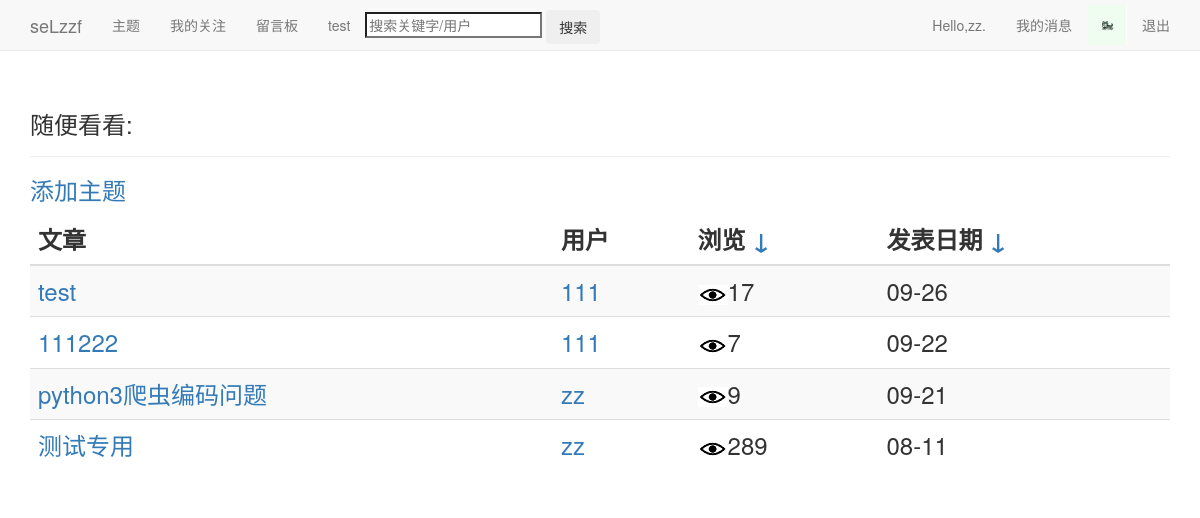
/index/ (signed in), run on an earlier commit of the app's database.
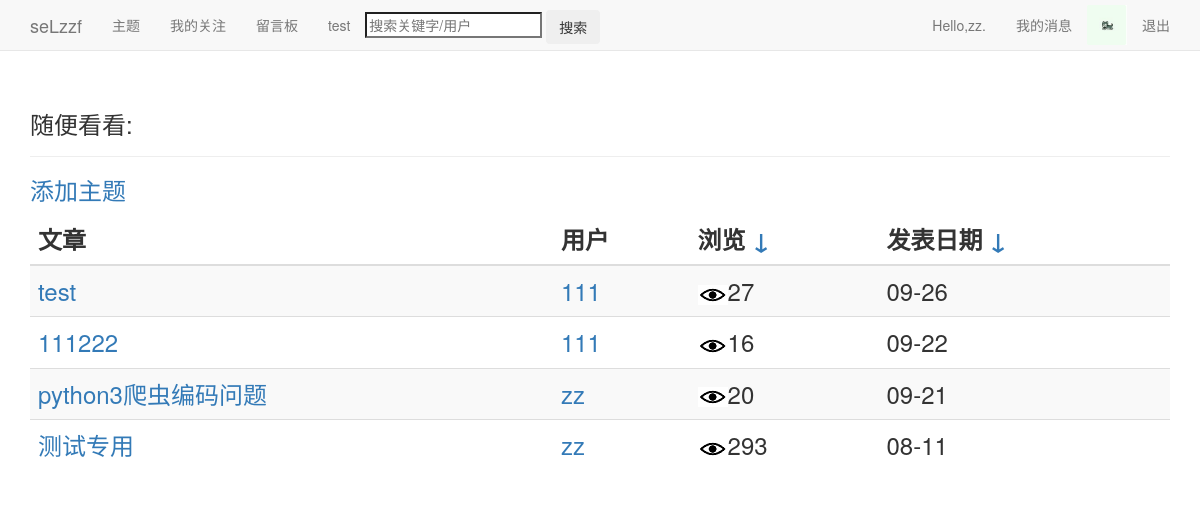
And on a later commit of the database.
### users/models.py (models this page shows, shortened)
class Userinfo(models.Model):
	user=models.OneToOneField(User)
	pic=models.ImageField(upload_to='images',default='images/default.jpg',verbose_name='头像',blank=True)
	sex=models.CharField('性别',max_length=2,choices=(
	('男','♂'),('女','♀')),blank=True)
	birthday=models.DateField('生日',default='2000-01-01',blank=True)
	school=models.TextField('学校',max_length=50,default='暂未设置所在学校')
	autograph=models.TextField('个性签名',max_length=50,default='暂未设置个性签名')

### blogs/models.py (models this page shows, shortened)
class Theme(models.Model):
	owner=models.ForeignKey(User)
	title=models.CharField('标题',max_length=20)
	date_added=models.DateTimeField(auto_now_add=True)
	设为私密=models.BooleanField(default=False)
	views=models.PositiveIntegerField(default=0)
	praises=models.PositiveIntegerField(default=0)

### blogs/views.py (the view)
# urls.py: url(r'^index/$',views.index,name='index'),
@login_required
def index(request):
	try:
		sort=request.GET['sort']
		themes=Theme.objects.filter(设为私密=False).order_by('-'+sort)
	except:
		themes=Theme.objects.filter(设为私密=False).order_by('-date_added')
	page_user=request.user
	request_userinfo=Userinfo.objects.get(user=page_user)
	context={'themes':themes,'page_user':page_user,'request_userinfo':request_userinfo}
	return render(request,'blogs/index.html',context)

### blogs/templates/blogs/index.html
{% extends "blogs/base.html" %}
{% load static %}
{% block header %}
  <h3>随便看看:</h3>
{% endblock header %}
{% block content %}
<div><h3>
  <table class='table table-hover table-striped'>
    <thead>
	  <tr>
	    <th>文章</th>
		<th>用户</th>
		<th>浏览&nbsp<a href="?sort=views">↓</a></th>
		<th>发表日期&nbsp<a href="?sort=date_added">↓</a></th>
	  </tr>
	</thead>
	<tbody>
	  {% for theme in themes %}
	  <tr>
		<td>
		  <a href="{% url 'blogs:theme' theme.owner.id theme.id %}">{{theme.title}}</a>
		</td>
		<td>
		  <a href="{% url 'users:userinfo' theme.owner.id %}">{{theme.owner}}</a>
		</td>
		<td>
		  <img src="{% static 'images/views.jpg' %}"/>{{theme.views}}
		</td>
		<td>{{theme.date_added|date:'m-d'}}</td>
	  </tr>
	  {% empty %}
	    <h3>服务器好像出错了,请刷新重试或诊断网络</h3>
	  {% endfor %}
	</tbody>
</h3></div>
  {% if page_user == user %}
  <h3>
    <a href="{% url 'blogs:new_theme' %}">添加主题</a>
  </h3>
  {% endif %}
</div>
{% endblock content %}

### blogs/templates/blogs/base.html (shortened to what this page needs)
{% load bootstrap3 %}
{% load static %}
<!DOCTYPE html>
<html lang='en'>
<head>
  {% bootstrap_css %}
</head>
<body>
  <nav class='navbar navbar-default navbar-static-top'>
    <div class='container'>
	  <div class='navbar-header'>
	    <a class='navbar-brand' href="{% url 'blogs:index' %}">seLzzf</a>
	  </div>
	  <div id='navbar' class='navbar-collapse collapse'>
	    <ul class='nav navbar-nav'>
		  <li><a href="{% url 'blogs:themes' page_user.id %}">主题</a></li>
		  {% if user == page_user %}
		  <li><a href="{% url 'action:action' user.id %}">我的关注</a></li>
		  {% endif %}
		  <li><a href="{% url 'message:message' page_user.id %}">留言板</a></li>
		  <li><a href="{% url 'blogs:test' %}">test</a></li>
		  <li style='margin-top:10px' class='search'>
		    <form method='post' action="{% url 'blogs:search' %}">
		    <input name='search' type='search' placeholder='搜索关键字/用户'>
		    <input class='btn' type='submit' value='搜索'>
		    </form>
		  </li>
		</ul>
		<ul class='nav navbar-nav navbar-right'>
		  {% if user.is_authenticated %}
			<li><a href="{% url 'users:userinfo' user.id %}">Hello,{{ user.username }}.</a></li>
			<li><a href="{% url 'users:news' %}">我的消息</a></li>
			<li><img style='margin-top:5px' src="{{ request_userinfo.pic.url }}" alt='pic' height="40" width="40"/></li>
			<li><a href="{% url 'users:logout' %}">退出</a></li>
		  {% endif %}
		</ul>
	  </div>
	</div>
  </nav>
  <div class='container'>
    <div class='page-header'>
      {% block header %}{% endblock header %}
    </div>
    <div>
      {% block content %}{% endblock content %}
	</div>
</body>
</html>

What changed in the data, as far as the page shows it:
changed Theme "test": views "17" → "27"
changed Theme (number 2 of 4 on the later page): views "7" → "16"
changed Theme "python3爬虫编码问题": views "9" → "20"
changed Theme "测试专用": views "289" → "293"
